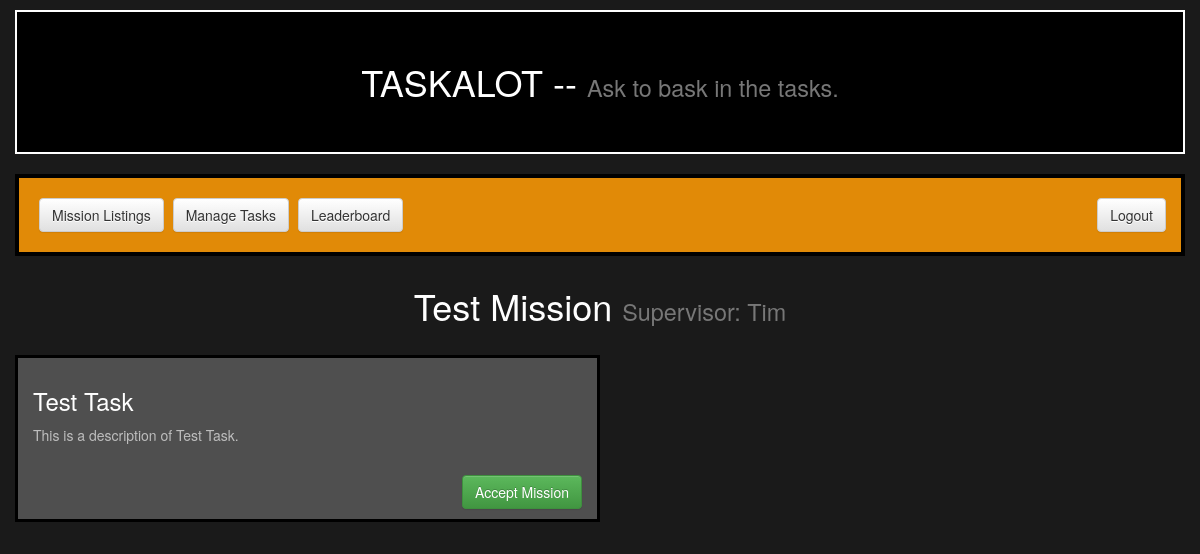
Screenshot of /missions/10 (signed in) with the database file from the repository.
### missions/models.py (models this page shows, shortened)
class Mission(models.Model):
    name = models.CharField(max_length=120, unique=True)
    description = models.TextField()
    completed = models.BooleanField(default=False)
    belongs_to= models.ForeignKey(UserProfile, on_delete=models.CASCADE)

class UserProfile(models.Model):
    user = models.OneToOneField(User)
    totalexp = models.IntegerField(default=0)
    supervisor = models.BooleanField(default=False)

class Task(models.Model):
    name = models.CharField(max_length=120, unique=True)
    description = models.TextField()
    exp = models.IntegerField(default=0)
    completed = models.BooleanField(default=False)
    belongs_to = models.ForeignKey(Mission, on_delete=models.CASCADE)
    users_enrolled = models.ManyToManyField(UserProfile)

### missions/views.py (the view)
# urls.py: url(r'^(?P<id>\d+)$', views.detail_mission, name="detail_mission"),
def detail_mission(request, id):
    userprofile= UserProfile.objects.get(user=request.user)
    mission= get_object_or_404(Mission, id=id)
    tasks = Task.objects.filter(belongs_to=mission)
    return render(request, 'missions/detail_mission.html', {"tasks":tasks, "mission":mission,"userprofile":userprofile})

### missions/templates/missions/detail_mission.html
{% extends 'missions/base.html'%}
{% load staticfiles %}
{% block head_block %}
<link rel="stylesheet" href="{% static 'css/mission.css' %}">
{% endblock %}
{% block body_block %}
<h1> {{mission.name}} <small>Supervisor: {{mission.belongs_to.user.first_name}}</small></h1><br>
<div class="container">
  <div class="row">
    {% for task in tasks %}
      <div class="col-md-6" id="mission">
      <h3>{{ task.name }}</h3>
      <p> {{task.description}} </p><br>
        {% if task.completed %}
          <a class="btn btn-success btn-right disabled" href="">This task has been completed.</a>
        {% elif userprofile in task.users_enrolled.all %}
          <a class="btn btn-success btn-right disabled" href="{% url 'missions:accept_task' task.id %}">You have accepted this task.</a><br>
        {% else %}
          <a class="btn btn-success btn-right" href="{% url 'missions:accept_task' task.id %}">Accept Mission</a><br>
        {% endif %}
      </div>
    {% endfor %}
  </div>
</div>
{% endblock %}

### missions/static/css/mission.css (style rules this page uses)
a { color: #E18A07; }
h1 { color: white; text-align:center; }
h3 { color: white; }
body { color:white; background-color: #1A1A1A; }
p { color: #BEBEBE; }
.btn { margin-left:5px; }
.btn-right { float:right; }
#mission { background-color: #4F4F4F; padding-top:10px; padding-bottom:10px; border-width:3px; border-style:solid; border-color:black; margin-bottom:5px; }

### rows the page displays
Mission: name "Test Mission", belongs_to.user.first_name "Tim"
Task: name "Test Task", description "This is a description of Test Task.", completed "Accept Mission"
